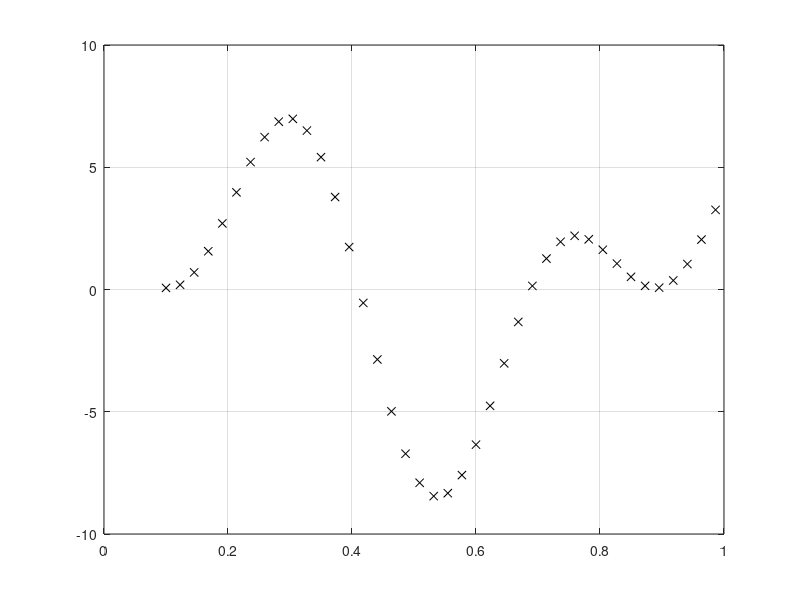

The MATLAB script that drew this image:
clc;

    % žingsnis:
    n = 0.1;

% Aproksimavimo intervalas:
x = 0.1:1/44:1;
fprintf("x:"); disp(x);

% Aproksimuojamoji funkcija (tikrosios vertės):
d = 5*sin(8*x) + 4*cos(16*x + pi/3);
fprintf("d:"); disp(d);

plot(x, d, 'kx'); grid;

% Pasirenku naudoti 4 neuronų paslėptąjį sl.

% Pradines koeficientų reikšmes imu atsitiktines:
w1_11_n0 = rand(1);  b1_1_n0  = rand(1);
w1_21_n0 = rand(1);  b1_2_n0  = rand(1);
w1_31_n0 = rand(1);  b1_3_n0  = rand(1);
w1_41_n0 = rand(1);  b1_4_n0  = rand(1);
w1_51_n0 = rand(1);  b1_5_n0  = rand(1);
w1_61_n0 = rand(1);  b1_6_n0  = rand(1);

w2_11_n0 = rand(1);
w2_12_n0 = rand(1);
w2_13_n0 = rand(1);
w2_14_n0 = rand(1);
w2_15_n0 = rand(1);
w2_16_n0 = rand(1);
b2_1_n0  = rand(1);

% Skaičiuoju tinklo atsaką,
y = zeros(1, length(x));
% ... ir kiekvienos iteracijos klaidas,
e = zeros(1, length(x));

for i=1:length(x)
    % paslėptojo sl. neuronų įėjimai:
    v1 = x(i) * w1_11_n0 + b1_1_n0;
    v2 = x(i) * w1_21_n0 + b1_2_n0;
    v3 = x(i) * w1_31_n0 + b1_3_n0;
    v4 = x(i) * w1_41_n0 + b1_4_n0;
    v5 = x(i) * w1_51_n0 + b1_5_n0;
    v6 = x(i) * w1_61_n0 + b1_6_n0;

    % ... jų išėjimai:
    y1 = tanh(v1);
    y2 = tanh(v2);
    y3 = tanh(v3);
    y4 = tanh(v4);
    y5 = tanh(v5);
    y6 = tanh(v6);

    % iš. sl. neurono išėjimas:
    y(i) = y1 * w2_11_n0 + ...
           y2 * w2_12_n0 + ...
           y3 * w2_13_n0 + ...
           y4 * w2_14_n0 + ...
           y5 * w2_15_n0 + ...
           y6 * w2_16_n0 + ...
                b2_1_n0;

    % iteracijos klaida:
    e(i) = d(i) - y(i);

    % sumatoriaus aktyvavimo funkcija = v;
    % jos išvestinė (pagal v) = 1;

    % imame tikslo funkciją = e^2/2;
    % jos išvestinė (pagal e) = e;

    % išėjimo sl. gradientas:
    delta2 = 1 * e(i);

    % išėjimo sl. koeficientai (tikslinimas):
    w2_11_n1 = w2_11_n0 + n * delta2 * y1;
    w2_12_n1 = w2_12_n0 + n * delta2 * y2;
    w2_13_n1 = w2_13_n0 + n * delta2 * y3;
    w2_14_n1 = w2_14_n0 + n * delta2 * y4;
    w2_15_n1 = w2_15_n0 + n * delta2 * y5;
    w2_16_n1 = w2_16_n0 + n * delta2 * y6;
    b2_1_n1  = b2_1_n0  + n * delta2;

    % paslėptojo sl. gradientai:
        % phi(v)=tanh(v) išvestinė (pagal v) = (1 - y * y);
    delta1_1 = y(i) * (1 - y(i)) * delta2 * w2_11_n0;
    delta1_2 = y(i) * (1 - y(i)) * delta2 * w2_12_n0;
    delta1_3 = y(i) * (1 - y(i)) * delta2 * w2_13_n0;
    delta1_4 = y(i) * (1 - y(i)) * delta2 * w2_14_n0;
    delta1_5 = y(i) * (1 - y(i)) * delta2 * w2_15_n0;
    delta1_6 = y(i) * (1 - y(i)) * delta2 * w2_16_n0;

    % paslėptojo sl. koeficientai (tikslinimas):
    w1_11_n0 = w1_11_n0 + n * delta1_1 * x(i);
    w1_21_n0 = w1_21_n0 + n * delta1_2 * x(i);
    w1_31_n0 = w1_31_n0 + n * delta1_3 * x(i);
    w1_41_n0 = w1_41_n0 + n * delta1_4 * x(i);
    w1_51_n0 = w1_51_n0 + n * delta1_5 * x(i);
    w1_61_n0 = w1_61_n0 + n * delta1_6 * x(i);

    b1_1_n0  = b1_1_n0  + n * delta1_1;
    b1_2_n0  = b1_2_n0  + n * delta1_2;
    b1_3_n0  = b1_3_n0  + n * delta1_3;
    b1_4_n0  = b1_4_n0  + n * delta1_4;
    b1_5_n0  = b1_5_n0  + n * delta1_5;
    b1_6_n0  = b1_6_n0  + n * delta1_6;

    % atnaujintus koeficientus įrašome į senųjų vietą (jau nebeverta saugoti):
    w2_11_n0 = w2_11_n1;
    w2_12_n0 = w2_12_n1;
    w2_13_n0 = w2_13_n1;
    w2_14_n0 = w2_14_n1;
    w2_15_n0 = w2_15_n1;
    w2_16_n0 = w2_16_n1;
    b2_1_n0  = b2_1_n1;

    %% galimai šito nereikės, kadangi gradientų skaičiavimui reikalingos
    %% senosios w-vertės panaudotos prieš jų atnaujinimą
    %% (sugrupavus delta1_* skaičiavimus kartu, aukščiau).
    %% w1_11_n0 = w1_11_n1;
end

fprintf("y:"); disp(y);
fprintf("e:"); disp(e);

% patikrinkime perceptrono veiksnumą:

x(i) = 0.7612; % tada y turėtų būti:
d(i) = 2.198;

    v1 = x(i) * w1_11_n0 + b1_1_n0;
    v2 = x(i) * w1_21_n0 + b1_2_n0;
    v3 = x(i) * w1_31_n0 + b1_3_n0;
    v4 = x(i) * w1_41_n0 + b1_4_n0;
    v5 = x(i) * w1_51_n0 + b1_5_n0;
    v6 = x(i) * w1_61_n0 + b1_6_n0;

    % ... jų išėjimai:
    y1 = tanh(v1);
    y2 = tanh(v2);
    y3 = tanh(v3);
    y4 = tanh(v4);
    y5 = tanh(v5);
    y6 = tanh(v6);

    % iš. sl. neurono išėjimas:
    y(i) = y1 * w2_11_n0 + ...
           y2 * w2_12_n0 + ...
           y3 * w2_13_n0 + ...
           y4 * w2_14_n0 + ...
           y5 * w2_15_n0 + ...
           y6 * w2_16_n0 + ...
                b2_1_n0;

    % iteracijos klaida:
    e(i) = d(i) - y(i);

fprintf("x = %f, d = %f, aproksimuotas y = %f, paklaida e = %f.\n", x(i), d(i), y(i), e(i));
% kai x=0.7612, gauname y=1.212585 (vietoj 2.198)

fprintf("Pabaiga.\n");
